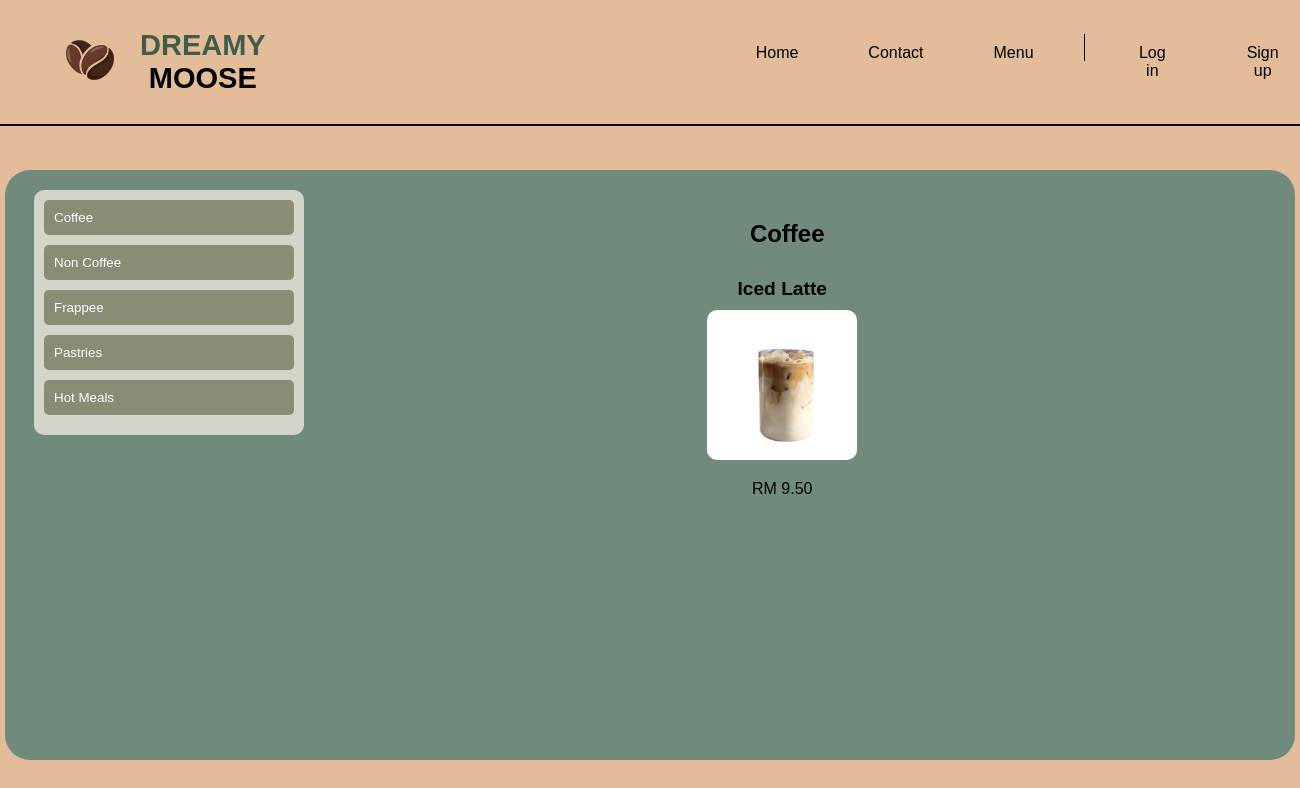
Page /menu.php on the committed database.
### tables this page shows
CREATE TABLE `menu` (
  `menu_id` int(11) NOT NULL AUTO_INCREMENT,
  `menu_name` varchar(50) NOT NULL,
  `description` varchar(50) NOT NULL,
  `menu_price` varchar(50) NOT NULL,
  `menu_category` varchar(50) NOT NULL,
  `menu_ingredients` varchar(50) NOT NULL,
  `menu_recipe` varchar(50) NOT NULL,
  `menu_image` varchar(100) NOT NULL,
  `date` varchar(50) NOT NULL,
  PRIMARY KEY (`menu_id`)
);

### menu.php (the view, shortened to what this page needs)
<?php
require("connection.php");
?>
<!DOCTYPE html>
<html lang="en">
<head>
</head>
<body>
    <header>
        <div class="header-container">
            <div class="logo-container">
                <a href="#" class="logo">
                    <img src="Pictures/logo.png" alt="Logo">
                </a>
                <div class="logo-text">
                    <span style="color: #405D4C; font-size: 29px;">DREAMY</span><br>
                    <span style="color: #000000; font-size: 29px;">MOOSE</span><br>
                </div>
            </div>
            <nav class="navbar">
                <a href="index.php" class="login-option">Home</a>
                <a href="contact.php" class="login-option">Contact</a>
                <a href="menu.php" class="login-option">Menu</a>
                <?php if (!isset($_SESSION["username"])) { ?>
                    <a href="loginPage.php" class="login-option">Log in</a>
                    <a href="signup.php" class="login-option">Sign up</a>
                <?php } else { ?>
                    <a href="logout.php" class="login-option">Log out</a>
                <?php } ?>
            </nav>
        </div>
    </header>
    <div id="rcorners1">
        <div class="menu-category">
            <button onclick="showMenu('coffee')">Coffee</button>
            <button onclick="showMenu('non-coffee')">Non Coffee</button>
            <button onclick="showMenu('frappe')">Frappee</button>
            <button onclick="showMenu('pastries')">Pastries</button>
            <button onclick="showMenu('hot-meals')">Hot Meals</button>
        </div>
        <div class="menu-items">
            <div id="coffee" class="menu-item">
                <h2>Coffee</h2>
                <?php
                $select_coffee = mysqli_query($conn, "SELECT * FROM menu WHERE menu_category = 'coffee'");
                while ($data_coffee = mysqli_fetch_assoc($select_coffee)) {
                ?>
                    <a href="selectedMenu.php?order_id=<?= $data_coffee["menu_id"] ?>">
                        <div>
                            <h3><?= $data_coffee["menu_name"] ?></h3>
                            <img src="admin/assets/images/<?= $data_coffee['menu_image'] ?> " alt="menu1" />
                            <p>RM <?= $data_coffee['menu_price'] ?></p>
                        </div>
                    </a>
                <?php } ?>
            </div>
        </div>
    </div>
</body>
</html>

### menu.php (style rules this page uses)
body { background-image: url('Pictures/Homepage_bg.jpg'); background-size: cover; background-position: center; text-align: center; font-family: Arial, sans-serif; margin: 0; padding: 0; }
header { position: fixed; top: 0; left: 0; width: 100%; padding: 20px; display: flex; justify-content: space-between; align-items: center; border-bottom: 2px solid #000; }
.header-container { display: flex; justify-content: space-between; align-items: center; width: 100%; }
.logo-container { display: flex; align-items: center; }
.navbar { display: flex; justify-content: center; flex-grow: 1; margin-left: 455px; }
.navbar a { text-decoration: none; color: #000; margin: 0 15px; }
.logo img { max-height: 80px; margin-left: 30px; }
.logo-text { margin-left: 10px; font-size: 24px; font-weight: bold; color: #000; }
.login-option { background-color: #E3BC9A; color: white; padding: 10px 20px; border: none; border-radius: 5px; text-decoration: none; font-size: 16px; margin-top: 10px; transition: background-color 0.3s ease; display: inline-block; }
#rcorners1 { border-radius: 25px; background: #708B7B; padding: 20px; width: 1250px; height: 550px; margin-top: 170px; margin-bottom: 100px; margin-left: auto; margin-right: auto; text-align: center; position: relative; }
a { color:black; }
.menu-category { display: inline-block; vertical-align: top; width: 20%; padding: 10px; background-color: #d2d5c7; border-radius: 10px; text-align: left; }
.menu-category button { display: block; width: 100%; padding: 10px; margin-bottom: 10px; background-color: #8a8c76; border: none; color: white; cursor: pointer; border-radius: 5px; text-align: left; }
.menu-items { display: inline-block; vertical-align: top; width: 75%; padding: 10px; }
.menu-item div { display: inline-block; margin-right: 10px; }
.menu-item img { width: 150px; height: 150px; border-radius: 10px; }
.menu-item h3 { margin: 10px 0; font-size: 1.2em; }

### rows in the picture
menu: menu_name "Iced Latte", menu_image (picture), menu_price "9.50"
